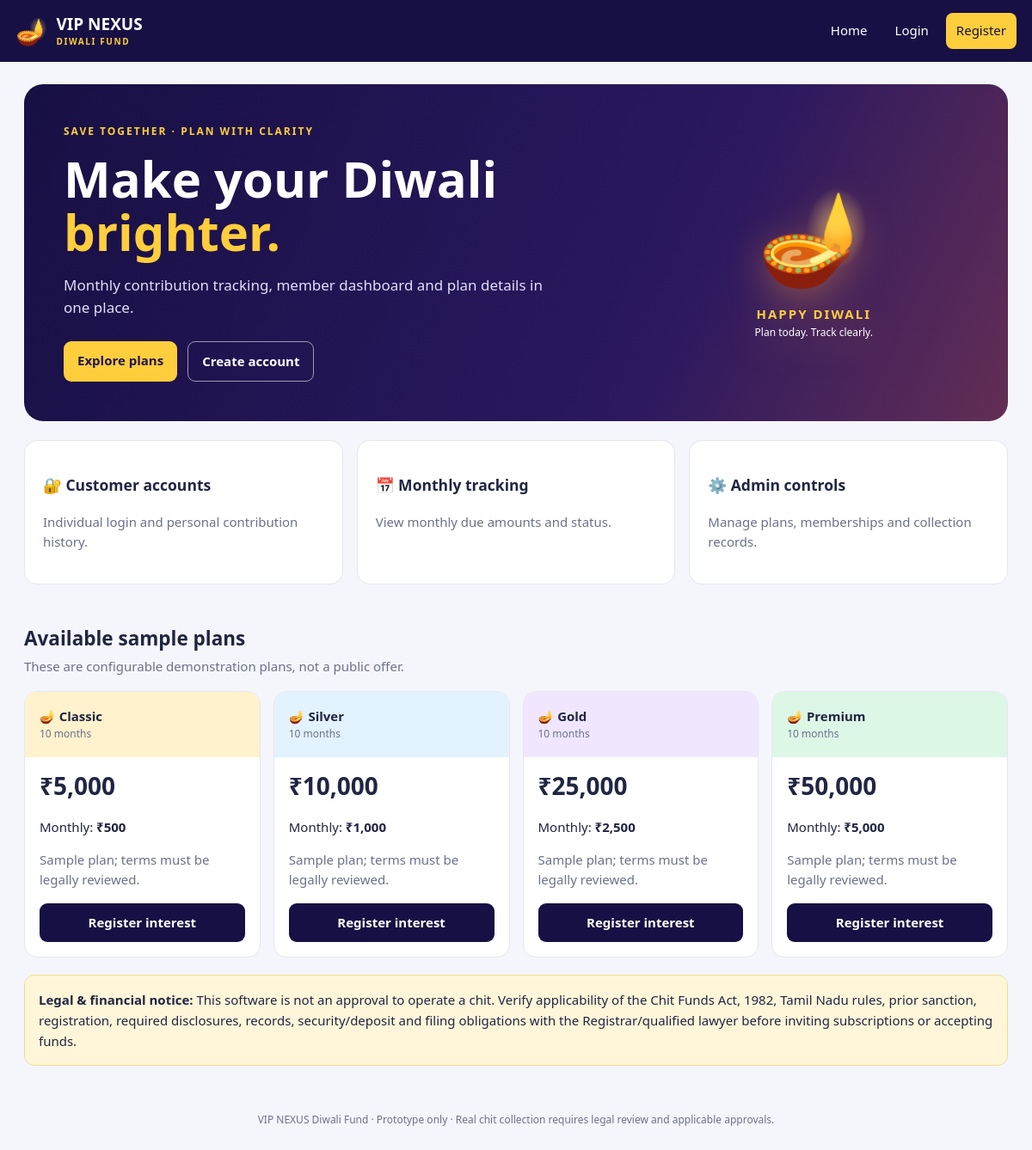
The page / on the database its author committed.
### tables this page shows
CREATE TABLE plans(
      id INTEGER PRIMARY KEY AUTOINCREMENT,
      name TEXT NOT NULL,
      total_amount INTEGER NOT NULL CHECK(total_amount > 0),
      monthly_amount INTEGER NOT NULL CHECK(monthly_amount > 0),
      duration_months INTEGER NOT NULL CHECK(duration_months > 0),
      terms TEXT NOT NULL DEFAULT '',
      active INTEGER NOT NULL DEFAULT 1
    );

### app.py (the view)
@app.route("/")
def index():
    plans = db_conn().execute("SELECT * FROM plans WHERE active=1 ORDER BY total_amount").fetchall()
    return render_template("index.html", plans=plans)

### app.py (called while the page is built)
def db_conn():
    if "db" not in g:
        g.db = sqlite3.connect(DB_PATH)
        g.db.row_factory = sqlite3.Row
        g.db.execute("PRAGMA foreign_keys = ON")
    return g.db

def current_user():
    uid = session.get("user_id")
    if not uid:
        return None
    return db_conn().execute("SELECT id,name,mobile,role FROM users WHERE id=?", (uid,)).fetchone()

@app.context_processor
def inject_user():
    return {"current_user": current_user(), "today": date.today().isoformat()}

### templates/index.html
{% extends "base.html" %}{% block content %}
<section class="hero"><div><div class="eyebrow">SAVE TOGETHER · PLAN WITH CLARITY</div><h1>Make your Diwali<br><span>brighter.</span></h1><p>Monthly contribution tracking, member dashboard and plan details in one place.</p><div class="actions"><a class="btn gold" href="#plans">Explore plans</a><a class="btn outline" href="{{ url_for('register') }}">Create account</a></div></div><div class="hero-lamp">🪔<b>HAPPY DIWALI</b><small>Plan today. Track clearly.</small></div></section>
<div class="featuregrid"><div class="card"><h3>🔐 Customer accounts</h3><p>Individual login and personal contribution history.</p></div><div class="card"><h3>📅 Monthly tracking</h3><p>View monthly due amounts and status.</p></div><div class="card"><h3>⚙️ Admin controls</h3><p>Manage plans, memberships and collection records.</p></div></div>
<section id="plans"><div class="heading"><h2>Available sample plans</h2><p>These are configurable demonstration plans, not a public offer.</p></div><div class="plans">{% for p in plans %}<article class="plan"><div class="planhead"><b>🪔 {{ p.name }}</b><span>{{ p.duration_months }} months</span></div><div class="price">₹{{ "{:,}".format(p.total_amount) }}</div><p>Monthly: <b>₹{{ "{:,}".format(p.monthly_amount) }}</b></p><p class="muted">{{ p.terms }}</p><a class="btn dark full" href="{{ url_for('register') }}">Register interest</a></article>{% endfor %}</div></section>
<div class="notice"><b>Legal & financial notice:</b> This software is not an approval to operate a chit. Verify applicability of the Chit Funds Act, 1982, Tamil Nadu rules, prior sanction, registration, required disclosures, records, security/deposit and filing obligations with the Registrar/qualified lawyer before inviting subscriptions or accepting funds.</div>
{% endblock %}

### templates/base.html (shortened to what this page needs)
<!doctype html><html lang="ta"><head><link rel="stylesheet" href="{{ url_for('static',filename='style.css') }}"></head><body>
<header><a class="brand" href="{{ url_for('index') }}"><span>🪔</span><span>VIP NEXUS<small>DIWALI FUND</small></span></a><nav><a href="{{ url_for('index') }}">Home</a>{% if current_user %}<a href="{{ url_for('dashboard') }}">Dashboard</a>{% if current_user.role == 'admin' %}<a href="{{ url_for('admin_dashboard') }}">Admin</a>{% endif %}<a href="{{ url_for('logout') }}">Logout</a>{% else %}<a href="{{ url_for('login') }}">Login</a><a class="navbtn" href="{{ url_for('register') }}">Register</a>{% endif %}</nav></header>
<main>{% block content %}{% endblock %}</main>
<footer>VIP NEXUS Diwali Fund · Prototype only · Real chit collection requires legal review and applicable approvals.</footer></body></html>

### static/style.css (style rules this page uses)
* { box-sizing:border-box }
:root { --navy:#171044;--purple:#2a1b60;--gold:#ffce3c;--ink:#202542;--muted:#6b718b;--bg:#f5f6fb;--line:#e4e7f0 }
body { margin:0;background:var(--bg);color:var(--ink);font:15px/1.55 system-ui,-apple-system,"Segoe UI",Arial,sans-serif }
header { background:var(--navy);color:white;min-height:72px;display:flex;align-items:center;justify-content:space-between;padding:12px max(18px,calc((100vw - 1180px)/2));gap:18px }
a { color:#4333a3 }
.brand { display:flex;gap:10px;align-items:center;text-decoration:none;color:white;font-weight:850;font-size:19px;line-height:1.1 }
.brand span:first-child { font-size:30px }
.brand small { display:block;color:var(--gold);font-size:10px;letter-spacing:1.6px;margin-top:5px }
nav { display:flex;gap:8px;align-items:center;flex-wrap:wrap }
nav a { color:white;text-decoration:none;padding:9px 12px;border-radius:8px }
nav a:hover,nav .navbtn { background:var(--gold);color:var(--navy) }
main { max-width:1180px;margin:26px auto;padding:0 18px }
.hero { background:linear-gradient(115deg,#171044,#2b185f 66%,#632e55);color:white;border-radius:22px;padding:46px;display:grid;grid-template-columns:1.3fr .7fr;align-items:center;gap:25px;min-height:330px }
.eyebrow { font-size:12px;letter-spacing:2px;color:var(--gold);font-weight:800 }
.hero h1 { font-size:clamp(38px,5vw,58px);line-height:1.08;margin:14px 0 }
.hero h1 span { color:var(--gold) }
.hero p { max-width:570px;color:#e2ddf7;font-size:17px }
.hero-lamp { display:flex;flex-direction:column;align-items:center;font-size:105px;filter:drop-shadow(0 10px 22px #ff9b3d66) }
.hero-lamp b { font-size:15px;letter-spacing:2px;color:var(--gold) }
.hero-lamp small { font-size:12px;color:white }
.actions { display:flex;gap:12px;flex-wrap:wrap;margin-top:25px }
.btn { display:inline-block;background:var(--navy);color:white;border:0;text-decoration:none;padding:11px 16px;border-radius:9px;font-weight:750;cursor:pointer }
.btn.gold { background:var(--gold);color:#21164c }
.btn.outline { border:1px solid #ffffff90;background:transparent;color:white }
.btn.dark { background:var(--navy) }
.full { width:100%;text-align:center }
.featuregrid { display:grid;grid-template-columns:repeat(3,1fr);gap:16px;margin:22px 0 }
.card,.formcard,.plan,.stat { background:white;border:1px solid var(--line);border-radius:15px;padding:21px;margin-bottom:16px }
.featuregrid p,.muted { color:var(--muted) }
.heading { margin:30px 0 16px }
.heading h1,.heading h2 { margin:0 0 4px }
.heading p { color:var(--muted);margin:0 }
.plans { display:grid;grid-template-columns:repeat(4,1fr);gap:15px }
.plan { padding:0;overflow:hidden;margin:0 }
.planhead { padding:17px;background:#fff2cc;display:flex;flex-direction:column }
.planhead span { font-size:12px;color:var(--muted) }
.plan:nth-child(2) .planhead { background:#e3f2ff }
.plan:nth-child(3) .planhead { background:#f0e7ff }
.plan:nth-child(4) .planhead { background:#ddf7e7 }
.price { font-size:28px;font-weight:850;padding:12px 17px 0 }
.plan p { padding:0 17px }
.plan .btn { margin:0 17px 17px;width:calc(100% - 34px) }
.notice { background:#fff6d9;border:1px solid #f1dc91;padding:16px;border-radius:12px;margin:20px 0;line-height:1.6 }
footer { text-align:center;padding:28px 18px;color:var(--muted);font-size:12px }

### rows shown on the page
plans: name "Classic", duration_months "10", total_amount "5,000", monthly_amount "500", terms "Sample plan; terms must be legally reviewed."
plans: name "Silver", duration_months "10", total_amount "10,000", monthly_amount "1,000", terms "Sample plan; terms must be legally reviewed."
plans: name "Gold", duration_months "10", total_amount "25,000", monthly_amount "2,500", terms "Sample plan; terms must be legally reviewed."
plans: name "Premium", duration_months "10", total_amount "50,000", monthly_amount "5,000", terms "Sample plan; terms must be legally reviewed."
